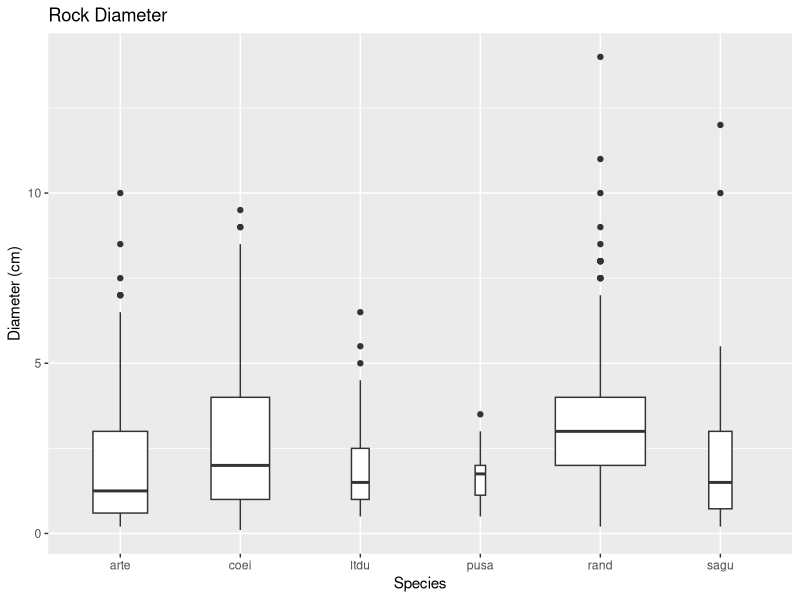
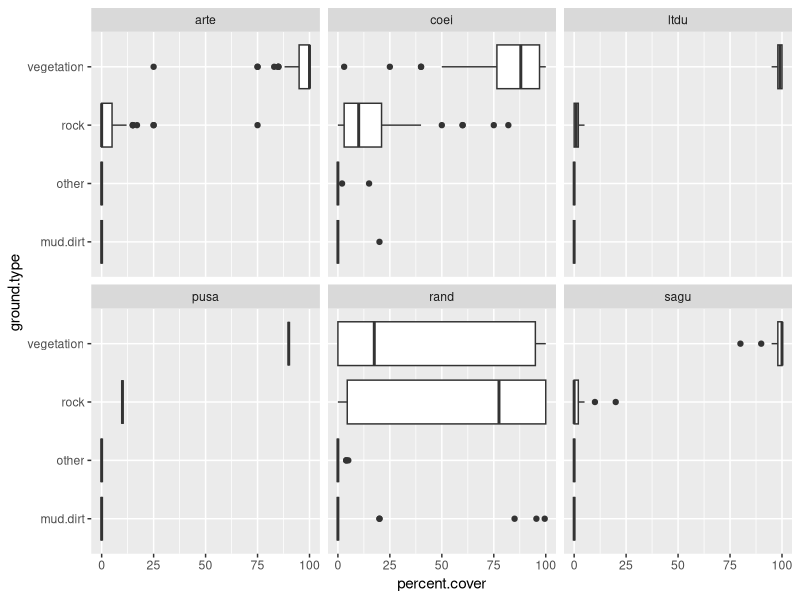

These figures' R source, in order:
# STEP 1: Replace "NA" with "0"
# STEP 2: For coloumns 7-16, "0" should be replaced with "NA"
# STEP 3: The two different data sets need to be seperated into two different dataframes
# STEP 4: Rename columns X1-X10, 1-10 in rocksize.df
# STEP 5: Edit 'species' coloumn to have no numbers in both dataframes
# STEP 6: In rocksize.df, create seperate columns for 'rock.num' and 'rock.circumference'
# STEP 7: Create boxplot of rocksize in relation to species
# STEP 8: Edit 'species' column to have no numbers in percentcoverage.df
# STEP 9: In percentcoverage.df, create seperate columns for 'ground.type' and 'amount.of.cover'
# STEP 10: Create graph of percent coverage in relation to species

library(tidyverse)
setwd("./Data")
original.df <- read.csv("./data_re_meth2.csv")
percentcoverage.df <- read.csv("./percentcoverage.csv")
rocksize.df <- read.csv("./rocksize.csv")

# STEP 1: Replace "NA" with "0"
original.df[is.na(original.df)] <- 0

# STEP 2: For coloumns 7-16, "0" should be replaced with "NA"
original.df[, 7:16][original.df[, 7:16] == 0] <- NA

# STEP 3: The two different data sets need to be seperated into two different dataframes
percentcoverage.df <- select(original.df, species, photo, X.rock, X.veg, X.mud.dirt, X.other)
rocksize.df <- select(original.df, species, photo, X1, X2, X3, X4, X5, X6, X7, X8, X9, X10)

# STEP 4: Rename columns X1-X10, 1-10 in rocksize.df
names(rocksize.df)[names(rocksize.df) == 'X1'] <- '1'
names(rocksize.df)[names(rocksize.df) == 'X2'] <- '2' 
names(rocksize.df)[names(rocksize.df) == 'X3'] <- '3' 
names(rocksize.df)[names(rocksize.df) == 'X4'] <- '4' 
names(rocksize.df)[names(rocksize.df) == 'X5'] <- '5' 
names(rocksize.df)[names(rocksize.df) == 'X6'] <- '6' 
names(rocksize.df)[names(rocksize.df) == 'X7'] <- '7' 
names(rocksize.df)[names(rocksize.df) == 'X8'] <- '8' 
names(rocksize.df)[names(rocksize.df) == 'X9'] <- '9' 
names(rocksize.df)[names(rocksize.df) == 'X10'] <- '10'

# STEP 5: Edit 'species' coloumn to have no numbers for both dataframes

correctedspecies <- gsub("[[:digit:]]","",rocksize.df$species)
### creates a vector of the correct alpha only values

correctedspecies <- data.frame(correctedspecies)
### turns correctedspecies into a dataframe

correctedspecies$ID <- 1:nrow(correctedspecies)
rocksize.df$ID <- 1:nrow(rocksize.df)
### creates a common column 'ID' for both dataframes to allow them to merge without changing the order of the rows

merged <- merge(x = rocksize.df, y = correctedspecies, by = "ID", sort = FALSE)
### merges rocksize.df with the correctedspecies

merged$species <- NULL
### removes old species column

rocksize.df <- merged[, c(1, 13, 2, 3, 4, 5, 6, 7, 8, 9, 10, 11, 12)]
### reorders columns

rocksize.df$ID <- NULL
### removes ID column

names(rocksize.df)[names(rocksize.df) == 'correctedspecies'] <- 'species'
### renames the 'correctedspecies' column to 'species'
  
# STEP 6: In rocksize.df, create seperate columns for 'rock.num' and 'rock.circumference'
rocksize.df <- rocksize.df %>%
  gather('1', '2', '3', '4', '5', '6', '7', '8', '9', '10', key = "rock#", value = "rock.circumference")

rocksize.df <- rocksize.df[rocksize.df$species != 'home', ]
### Removes all rows with 'home' variable

# STEP 7: Create boxplot of rocksize in relation to species
ggplot(data = rocksize.df, mapping = aes(x = species, y = rock.circumference)) +
  geom_boxplot(varwidth = TRUE) +
  ggtitle("Rock Diameter") + 
  xlab("Species") + 
  ylab("Diameter (cm)")
### creates boxplot with width proportional to the number of observations

# STEP 8: Edit 'species' column to have no numbers in percentcoverage.df

percentcoverage.df$ID <- 1:nrow(percentcoverage.df)
### Adds 'ID' column

merged2 <- merge(x = percentcoverage.df, y = correctedspecies, by = "ID", sort = FALSE)
### merges percentcoverage.df with the correctedspecies

merged2$species <- NULL
### removes old species column

percentcoverage.df <- merged2[, c(1, 7, 2, 3, 4, 5, 6)]
### reorders columns

percentcoverage.df$ID <- NULL
### removes 'ID' column

names(percentcoverage.df)[names(percentcoverage.df) == 'correctedspecies'] <- 'species'
### renames the 'correctedspecies' column to 'species'

percentcoverage.df <- percentcoverage.df[percentcoverage.df$species != 'home', ]
### Removes all rows with 'home' value

# STEP 9: In percentcoverage.df, create seperate columns for 'ground.type' and 'amount.of.cover'

names(percentcoverage.df)[names(percentcoverage.df) == 'X.rock'] <- 'rock'
names(percentcoverage.df)[names(percentcoverage.df) == 'X.veg'] <- 'vegetation'
names(percentcoverage.df)[names(percentcoverage.df) == 'X.mud.dirt'] <- 'mud.dirt'
names(percentcoverage.df)[names(percentcoverage.df) == 'X.other'] <- 'other'

percentcoverage.df <- percentcoverage.df %>%
  gather('rock', 'vegetation', 'mud.dirt', 'other', key = "ground.type", value = "percent.cover")

# STEP 10: Create graph of percent coverage in relation to species
ggplot(data = percentcoverage.df, mapping = aes(x = ground.type, y = percent.cover)) +
  geom_boxplot() +
  facet_wrap(~ species, nrow = 2) +
  coord_flip()
